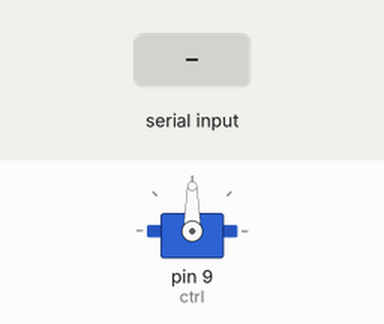
Recording of a sketch running on a simulated Arduino Uno, built with avr-gcc and run on an emulated ATmega328P. Parts: servo. The inputs (shaded band) are chosen by the test bench. What the sketch prints to the serial monitor is not drawn.

Above: at 1.2 s.
1.3 s: "a" received over Serial
Timing chart, 0 to 4.3 s (numbered marks = the images above; inputs shaded):
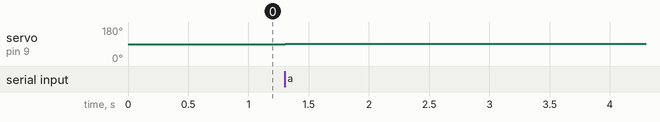

Measured:
- after the input at 1.3 s, servo on pin 9 (ctrl): 90° → 92° at once

The sketch:

infuReg.ino
```cpp
#include <Servo.h>


Servo ctrl;

int ang = 90;

void setup() {
  // put your setup code here, to run once:
  Serial.begin(9600);

  ctrl.attach(9);

}

void loop() {
  // put your main code here, to run repeatedly:


  char c = Serial.read();

  if (c == 'a') ang+=2;
  else if (c == 'l') ang-=2;


  Serial.println(ang);
  ctrl.write(ang);


}
```
